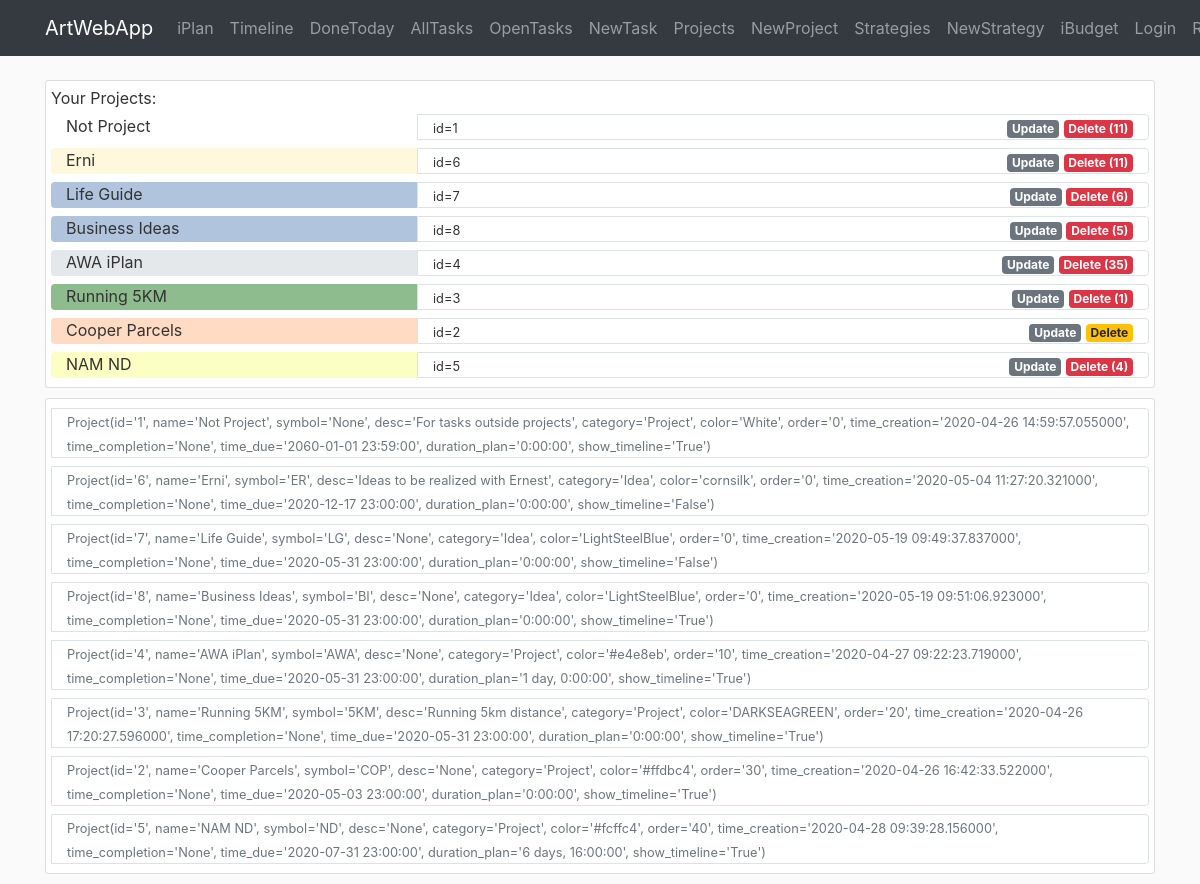
The app's page /iplan/project with its own data.
### awa/iplan/models.py (models this page shows)
class Project(db.Model):
    id = db.Column(db.Integer, primary_key=True)
    name = db.Column(db.String(40), nullable=False)
    symbol = db.Column(db.String(3))
    desc = db.Column(db.Text)
    category = db.Column(db.String(20))
    color = db.Column(db.String(7))
    order = db.Column(db.Integer)
    time_creation = db.Column(db.DateTime, default=datetime.now)
    time_completion = db.Column(db.DateTime)
    time_due = db.Column(db.DateTime)
    duration_plan = db.Column(db.Interval, nullable=False, default=timedelta(0))
    show_timeline = db.Column(db.Boolean, default=True, nullable=False)
    br_task = db.relationship('Task', backref='project')  # todo: lazy=True - test that later
    def __repr__(self):
        return f"Project(id='{self.id}', name='{self.name}', symbol='{self.symbol}', desc='{self.desc}'," \
               f" category='{self.category}', color='{self.color}', order='{self.order}'," \
               f" time_creation='{self.time_creation}', time_completion='{self.time_completion}'," \
               f" time_due='{self.time_due}', duration_plan='{self.duration_plan}'," \
               f" show_timeline='{self.show_timeline}')"

### awa/iplan/routes.py (the view)
@iplan.route('/iplan/project', methods=['GET', 'POST'])
def project():
    projects = Project.query.order_by(Project.order).all()
    count_tasks = {item.id: len(Task.query.filter_by(id_project=item.id).all()) for item in projects}
    return render_template('iplan/project.html', projects=projects, count_tasks=count_tasks)

### awa/templates/iplan/project.html
{% extends "layout.html" %}
{% block content %}
<div class="container">
   <div class="content-section">
       Your Projects:
        {% for item in projects %}
        <div class="row m-0">
            <div class="col-4 rounded-left mt-1 mb-1" style="background-color:{{item.color}}">
                {{item.name}}
            </div>
            <div class="col border rounded-right mt-1 mb-1">
                <div class="row p-0">
                    <div class="col">
                        <small>id={{item.id}}</small>
                    </div>
                    <div class="col-auto ml-auto">
                        <a href="{{url_for('iplan.project_update', id_project=item.id)}}" class="badge badge-secondary">Update</a>
                        {% if count_tasks[item.id] %}
                            <a href="{{url_for('iplan.project_delete', id_project=item.id)}}" class="badge badge-danger">Delete ({{count_tasks[item.id]}})</a>
                        {% else %}
                            <a href="{{url_for('iplan.project_delete', id_project=item.id)}}" class="badge badge-warning">Delete</a>
                        {% endif %}
                    </div>
                </div>
            </div>
        </div>
        {% endfor %}
    </div>
   <div class="content-section">
        {% for item in projects %}
        <div class="row m-0">
            <div class="col border rounded-right mt-1 mb-1">
                <div class="row p-0">
                    <div class="col-auto">
                        <small class="text-muted">{{item}}</small>
                    </div>
                </div>
            </div>
        </div>
        {% endfor %}
    </div>
</div>
{% endblock content %}

### awa/static/main.css (style rules this page uses)
body { background: #fafafa; color: #333333; margin-top: 5rem; }
.content-section { background: #ffffff; padding: 5px 5px; border: 1px solid #dddddd; border-radius: 3px; margin-bottom: 10px; }

### records on screen
Project: name "Not Project", id "1", count_tasks "11", id+name+symbol "Project(id='1', name='Not Project', symbol='None', desc='For tasks outside projects', category='Project', color='White', order='0', time_creation='2020-04-26 14:59:57.055000', time_completion='None', time_due='2060-01-01 23:59:00', duration_plan='0:00:00', show_timeline='True')"
Project: name "Erni", id "6", count_tasks "11", id+name+symbol "Project(id='6', name='Erni', symbol='ER', desc='Ideas to be realized with Ernest', category='Idea', color='cornsilk', order='0', time_creation='2020-05-04 11:27:20.321000', time_completion='None', time_due='2020-12-17 23:00:00', duration_plan='0:00:00', show_timeline='False')"
Project: name "Life Guide", id "7", count_tasks "6", id+name+symbol "Project(id='7', name='Life Guide', symbol='LG', desc='None', category='Idea', color='LightSteelBlue', order='0', time_creation='2020-05-19 09:49:37.837000', time_completion='None', time_due='2020-05-31 23:00:00', duration_plan='0:00:00', show_timeline='False')"
Project: name "Business Ideas", id "8", count_tasks "5", id+name+symbol "Project(id='8', name='Business Ideas', symbol='BI', desc='None', category='Idea', color='LightSteelBlue', order='0', time_creation='2020-05-19 09:51:06.923000', time_completion='None', time_due='2020-05-31 23:00:00', duration_plan='0:00:00', show_timeline='True')"
Project: name "AWA iPlan", id "4", count_tasks "35", id+name+symbol "Project(id='4', name='AWA iPlan', symbol='AWA', desc='None', category='Project', color='#e4e8eb', order='10', time_creation='2020-04-27 09:22:23.719000', time_completion='None', time_due='2020-05-31 23:00:00', duration_plan='1 day, 0:00:00', show_timeline='True')"
Project: name "Running 5KM", id "3", show_timeline "1", id+name+symbol "Project(id='3', name='Running 5KM', symbol='5KM', desc='Running 5km distance', category='Project', color='DARKSEAGREEN', order='20', time_creation='2020-04-26 17:20:27.596000', time_completion='None', time_due='2020-05-31 23:00:00', duration_plan='0:00:00', show_timeline='True')"
Project: name "Cooper Parcels", id "2", id+name+symbol "Project(id='2', name='Cooper Parcels', symbol='COP', desc='None', category='Project', color='#ffdbc4', order='30', time_creation='2020-04-26 16:42:33.522000', time_completion='None', time_due='2020-05-03 23:00:00', duration_plan='0:00:00', show_timeline='True')"
Project: name "NAM ND", id "5", count_tasks "4", id+name+symbol "Project(id='5', name='NAM ND', symbol='ND', desc='None', category='Project', color='#fcffc4', order='40', time_creation='2020-04-28 09:39:28.156000', time_completion='None', time_due='2020-07-31 23:00:00', duration_plan='6 days, 16:00:00', show_timeline='True')"
